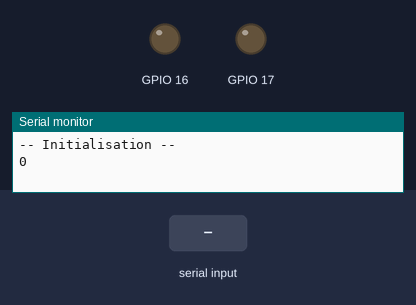
This sketch was run on a simulated ESP32. Shown: output pins drawn as LEDs (lit = HIGH), the last lines printed to the serial monitor. Inputs (shaded band) come from the test bench.

Above: at 1.2 s.
1.3 s: "O" received over Serial
At 2.4 s:
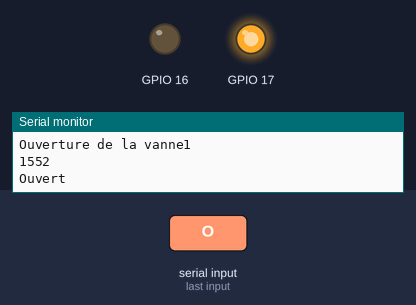
2.8 s: "F" received over Serial
At 3.6 s:
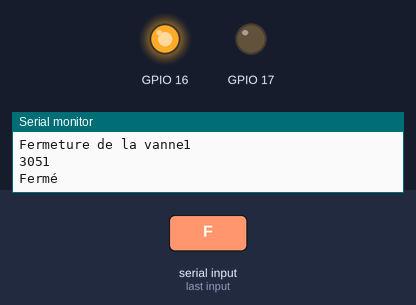
Timing chart, 0 to 5.8 s (numbered marks = the images above; inputs shaded):
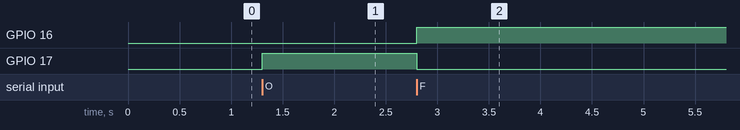

Measured:
- after the input at 1.3 s, GPIO 17: LOW → HIGH at once
- after the input at 2.8 s, GPIO 16: LOW → HIGH at once; GPIO 17: HIGH → LOW at once

The sketch:

l298nAvecClasseTimer.ino
```cpp
#include <driver/gpio.h>
#include "timer.h"
#include "vanne.h"

Timer timerAttente;
Vanne vanne1(GPIO_NUM_4);
Vanne::ETAT_VANNE etatVanne1;


bool etat;

char choix;

void setup() {
    Serial.begin(9600);


    Serial.println("-- Initialisation --");

    timerAttente.Lancer(1000);

    etat = false;
}


void loop() {

    vanne1.Controler('R');
/*
    if(timerAttente.Scruter())
    {

      if(etat==true)
      {
        vanne1.Controler('O');
        etat=false;
       // Serial.println("Ouvert");
      }
      else
      {
        vanne1.Controler('F');
        etat=true;
        //Serial.println("Fermé");
      }
    }
    */

    if(Serial.available()>0)
    {
      choix=Serial.read();
      switch(choix)
      {
        case 'O':
        vanne1.Controler('O');
        Serial.println("Ouverture de la vanne1");

        break;

        case 'F':
        vanne1.Controler('F');
        Serial.println("Fermeture de la vanne1");

        break;
      }
    }


}
```

timer.cpp
```cpp
#include "timer.h"


Timer::Timer() {

}

Timer::~Timer(){

}


void Timer::Lancer(unsigned long _delay){

    tempsPrecedent=millis();
    Serial.println(tempsPrecedent);
    delay = _delay;

}


bool Timer::Scruter(){

   //unsigned long calcul=millis()-tempsPrecedent;
   bool retour = false;
   if((millis()-tempsPrecedent)>delay)
    {

    retour = true;

    tempsPrecedent = millis();
    Serial.println(tempsPrecedent);
    }

      return retour;
}
```

timer.h
```cpp
// (licence header left out)
/*
   File:   timer.h
   Author: tmichaud

   Created on 20 mars 2019, 09:30
*/

#ifndef TIMER_H
#define TIMER_H


#include <Arduino.h>

class Timer {
  public:
    Timer();
    virtual ~Timer();

    void Lancer(unsigned long _delay);
    bool Scruter();

  private:
    unsigned long tempsPrecedent;
    unsigned long delay;


};

#endif /* TIMER_H */
```

vanne.cpp
```cpp
#include "vanne.h"

bool mutex;

Vanne::Vanne(gpio_num_t _brocheImpulsion):
sensA(GPIO_NUM_17),
sensB(GPIO_NUM_16)
{
  brocheImpulsion = _brocheImpulsion;
  gpio_set_direction(brocheImpulsion, GPIO_MODE_OUTPUT);
  gpio_set_pull_mode(brocheImpulsion, GPIO_PULLUP_ONLY);
  gpio_set_direction(sensA, GPIO_MODE_OUTPUT);
  gpio_set_direction(sensB, GPIO_MODE_OUTPUT);
  etat = REPOS;
}

Vanne::~Vanne(){

}

void Vanne::Ouvrir()
{
  if(!mutex)
  {
    mutex = true;
    gpio_set_level(sensA, 1);
  gpio_set_level(sensB, 0);

  gpio_set_level(brocheImpulsion, 1);

  timerImpulsion.Lancer(250);
  etat = EN_OUVERTURE;
  }
  else
  {
    Serial.println("Impossible");
  }

}


void Vanne::Fermer()
{
  if(!mutex)
  {
    mutex = true;
  gpio_set_level(sensA, 0);
  gpio_set_level(sensB, 1);

  gpio_set_level(brocheImpulsion, 1);

  timerImpulsion.Lancer(250);
  etat = EN_FERMETURE;
  }
}


int Vanne::Controler(char commande)
{
  switch(etat)
  {
    case EN_OUVERTURE:
    if(timerImpulsion.Scruter())
    {
      gpio_set_level(brocheImpulsion, 0);
      etat = REPOS;
      mutex= false;
       Serial.println("Ouvert");
    }
    break;
    case EN_FERMETURE:
    if(timerImpulsion.Scruter())
    {
      gpio_set_level(brocheImpulsion, 0);
      etat = REPOS;
      mutex=false;
       Serial.println("Fermé");
    }
    break;
    case REPOS:
    if(commande=='O')
    {
      Ouvrir();
    }
    if(commande=='F')
    {
      Fermer();
    }
    break;
  }

  return etat;
}
```

vanne.h
```cpp
#ifndef VANNE_H
#define VANNE_H

//#include <soc.h>
#include <driver/gpio.h>
#include "timer.h"


class Vanne {
  public:

    enum ETAT_VANNE
    {
      REPOS,
      EN_OUVERTURE,
      EN_FERMETURE
    };

    Vanne(gpio_num_t _brocheImpulsion);
    virtual ~Vanne();

    void Ouvrir();
    void Fermer();
    int Controler(char commande);


  private:
    gpio_num_t brocheImpulsion;
    Timer timerImpulsion;
    const gpio_num_t sensA;
    const gpio_num_t sensB;
    ETAT_VANNE etat;

};

#endif /* VANNE_H */
```
